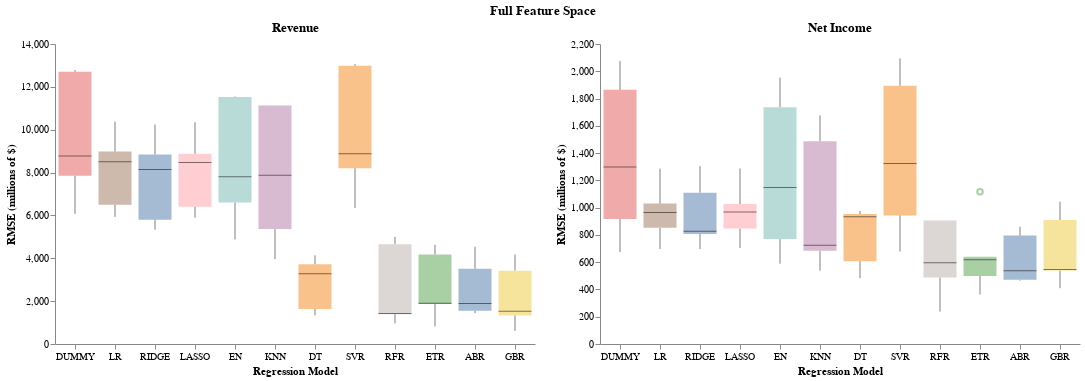

Write notebook code for a chart like this one.
### Code cell
full_chart3 = (rev_chart3 | ear_chart3).properties(
    title=alt.TitleParams('Full Feature Space', anchor='middle'))
full_chart3.configure_view(stroke=None)

### Figure 1 — Vega-Lite specification as saved in the notebook (floating-point values rounded to 4 significant figures)
{"config": {"view": {"continuousWidth": 300, "continuousHeight": 300, "stroke": null}}, "hconcat": [{"data": {"name": "data-220082242f2738b52bacfbc9e2374d61"}, "mark": {"type": "boxplot", "median": {"color": "black", "strokeWidth": 3}, "opacity": 0.5, "size": 33}, "encoding": {"color": {"field": "model", "legend": null, "type": "nominal"}, "x": {"axis": {"grid": false, "labelAngle": 0}, "field": "model", "sort": ["DUMMY", "LR", "RIDGE", "LASSO", "EN", "KNN", "DT", "SVR", "RFR", "ETR", "ABR", "GBR"], "title": "Regression Model", "type": "nominal"}, "y": {"axis": {"grid": false}, "field": "rmse", "title": "RMSE (millions of $)", "type": "quantitative"}}, "height": 300, "title": "Revenue", "width": 480}, {"data": {"name": "data-57e2c4bf959c6419fa1d70aa24739c88"}, "mark": {"type": "boxplot", "median": {"color": "black", "strokeWidth": 3}, "opacity": 0.5, "size": 33}, "encoding": {"color": {"field": "model", "legend": null, "type": "nominal"}, "x": {"axis": {"grid": false, "labelAngle": 0}, "field": "model", "sort": ["DUMMY", "LR", "RIDGE", "LASSO", "EN", "KNN", "DT", "SVR", "RFR", "ETR", "ABR", "GBR"], "title": "Regression Model", "type": "nominal"}, "y": {"axis": {"grid": false}, "field": "rmse", "title": "RMSE (millions of $)", "type": "quantitative"}}, "height": 300, "title": "Net Income", "width": 480}], "title": {"text": "Full Feature Space", "anchor": "middle"}, "$schema": "https://vega.github.io/schema/vega-lite/v5.20.1.json", "datasets": {"data-220082242f2738b52bacfbc9e2374d61": [{"model": "DUMMY", "rmse": 12790.0}, {"model": "DUMMY", "rmse": 6077.0}, {"model": "DUMMY", "rmse": 7852.0}, {"model": "DUMMY", "rmse": 12710.0}, {"model": "DUMMY", "rmse": 8771.0}, {"model": "LR", "rmse": 10380.0}, {"model": "LR", "rmse": 5934.0}, {"model": "LR", "rmse": 6499.0}, {"model": "LR", "rmse": 8502.0}, {"model": "LR", "rmse": 8986.0}, {"model": "RIDGE", "rmse": 10240.0}, {"model": "RIDGE", "rmse": 5336.0}, {"model": "RIDGE", "rmse": 5801.0}, {"model": "RIDGE", "rmse": 8847.0}, {"model": "RIDGE", "rmse": 8147.0}, {"model": "LASSO", "rmse": 10340.0}, {"model": "LASSO", "rmse": 5892.0}, {"model": "LASSO", "rmse": 6410.0}, {"model": "LASSO", "rmse": 8467.0}, {"model": "LASSO", "rmse": 8874.0}, {"model": "EN", "rmse": 11550.0}, {"model": "EN", "rmse": 4883.0}, {"model": "EN", "rmse": 6604.0}, {"model": "EN", "rmse": 11520.0}, {"model": "EN", "rmse": 7806.0}, {"model": "KNN", "rmse": 11130.0}, {"model": "KNN", "rmse": 3962.0}, {"model": "KNN", "rmse": 5362.0}, {"model": "KNN", "rmse": 11130.0}, {"model": "KNN", "rmse": 7880.0}, {"model": "DT", "rmse": 4139.0}, {"model": "DT", "rmse": 3276.0}, {"model": "DT", "rmse": 1633.0}, {"model": "DT", "rmse": 3722.0}, {"model": "DT", "rmse": 1336.0}, {"model": "SVR", "rmse": 13060.0}, {"model": "SVR", "rmse": 6350.0}, {"model": "SVR", "rmse": 8203.0}, {"model": "SVR", "rmse": 12990.0}, {"model": "SVR", "rmse": 8877.0}, {"model": "RFR", "rmse": 4998.0}, {"model": "RFR", "rmse": 961.8}, {"model": "RFR", "rmse": 1393.0}, {"model": "RFR", "rmse": 4652.0}, {"model": "RFR", "rmse": 1425.0}, {"model": "ETR", "rmse": 4631.0}, {"model": "ETR", "rmse": 1897.0}, {"model": "ETR", "rmse": 1865.0}, {"model": "ETR", "rmse": 4182.0}, {"model": "ETR", "rmse": 818.2}, {"model": "ABR", "rmse": 3514.0}, {"model": "ABR", "rmse": 1547.0}, {"model": "ABR", "rmse": 1437.0}, {"model": "ABR", "rmse": 4542.0}, {"model": "ABR", "rmse": 1886.0}, {"model": "GBR", "rmse": 3422.0}, {"model": "GBR", "rmse": 613.3}, {"model": "GBR", "rmse": 1329.0}, {"model": "GBR", "rmse": 4176.0}, {"model": "GBR", "rmse": 1527.0}], "data-57e2c4bf959c6419fa1d70aa24739c88": [{"model": "DUMMY", "rmse": 916.4}, {"model": "DUMMY", "rmse": 1297.0}, {"model": "DUMMY", "rmse": 1864.0}, {"model": "DUMMY", "rmse": 2075.0}, {"model": "DUMMY", "rmse": 674.0}, {"model": "LR", "rmse": 851.7}, {"model": "LR", "rmse": 697.1}, {"model": "LR", "rmse": 1030.0}, {"model": "LR", "rmse": 1286.0}, {"model": "LR", "rmse": 965.2}, {"model": "RIDGE", "rmse": 806.9}, {"model": "RIDGE", "rmse": 696.1}, {"model": "RIDGE", "rmse": 1110.0}, {"model": "RIDGE", "rmse": 1305.0}, {"model": "RIDGE", "rmse": 826.0}, {"model": "LASSO", "rmse": 846.7}, {"model": "LASSO", "rmse": 703.9}, {"model": "LASSO", "rmse": 1026.0}, {"model": "LASSO", "rmse": 1287.0}, {"model": "LASSO", "rmse": 967.4}, {"model": "EN", "rmse": 769.3}, {"model": "EN", "rmse": 1148.0}, {"model": "EN", "rmse": 1737.0}, {"model": "EN", "rmse": 1953.0}, {"model": "EN", "rmse": 589.3}, {"model": "KNN", "rmse": 683.5}, {"model": "KNN", "rmse": 724.7}, {"model": "KNN", "rmse": 1487.0}, {"model": "KNN", "rmse": 1677.0}, {"model": "KNN", "rmse": 537.9}, {"model": "DT", "rmse": 606.7}, {"model": "DT", "rmse": 953.2}, {"model": "DT", "rmse": 975.8}, {"model": "DT", "rmse": 933.7}, {"model": "DT", "rmse": 482.7}, {"model": "SVR", "rmse": 943.0}, {"model": "SVR", "rmse": 1324.0}, {"model": "SVR", "rmse": 1893.0}, {"model": "SVR", "rmse": 2094.0}, {"model": "SVR", "rmse": 677.7}, {"model": "RFR", "rmse": 487.0}, {"model": "RFR", "rmse": 237.9}, {"model": "RFR", "rmse": 905.1}, {"model": "RFR", "rmse": 905.1}, {"model": "RFR", "rmse": 596.0}, {"model": "ETR", "rmse": 498.9}, {"model": "ETR", "rmse": 362.9}, {"model": "ETR", "rmse": 639.4}, {"model": "ETR", "rmse": 1116.0}, {"model": "ETR", "rmse": 617.8}, {"model": "ABR", "rmse": 537.3}, {"model": "ABR", "rmse": 470.5}, {"model": "ABR", "rmse": 860.7}, {"model": "ABR", "rmse": 794.9}, {"model": "ABR", "rmse": 464.4}, {"model": "GBR", "rmse": 546.3}, {"model": "GBR", "rmse": 409.2}, {"model": "GBR", "rmse": 1044.0}, {"model": "GBR", "rmse": 910.1}, {"model": "GBR", "rmse": 538.2}]}}
